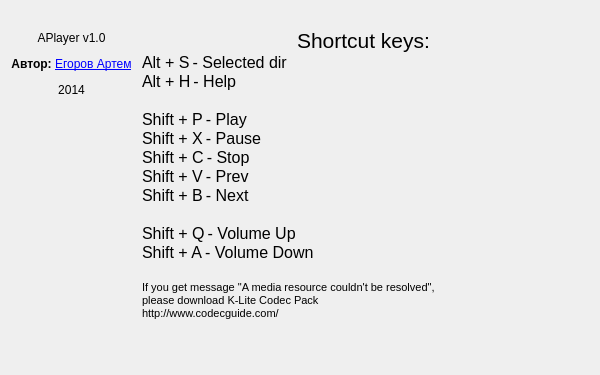
<?xml version="1.0" encoding="UTF-8"?>
<ui version="4.0">
 <class>About</class>
 <widget class="QWidget" name="About">
  <property name="windowModality">
   <enum>Qt::WindowModal</enum>
  </property>
  <property name="geometry">
   <rect>
    <x>0</x>
    <y>0</y>
    <width>600</width>
    <height>375</height>
   </rect>
  </property>
  <property name="minimumSize">
   <size>
    <width>600</width>
    <height>375</height>
   </size>
  </property>
  <property name="maximumSize">
   <size>
    <width>600</width>
    <height>375</height>
   </size>
  </property>
  <property name="baseSize">
   <size>
    <width>600</width>
    <height>375</height>
   </size>
  </property>
  <property name="windowTitle">
   <string>Help</string>
  </property>
  <property name="windowIcon">
   <iconset resource="res.qrc">
    <normaloff>:/icon/images/info.png</normaloff>:/icon/images/info.png</iconset>
  </property>
  <layout class="QVBoxLayout" name="verticalLayout">
   <item>
    <layout class="QHBoxLayout" name="horizontalLayout">
     <item>
      <layout class="QVBoxLayout" name="verticalLayout_2">
       <item>
        <widget class="QLabel" name="label">
         <property name="text">
          <string/>
         </property>
         <property name="pixmap">
          <pixmap resource="res.qrc">:/icon/images/Headphones_256.png</pixmap>
         </property>
        </widget>
       </item>
       <item>
        <widget class="QLabel" name="label_2">
         <property name="enabled">
          <bool>true</bool>
         </property>
         <property name="mouseTracking">
          <bool>true</bool>
         </property>
         <property name="focusPolicy">
          <enum>Qt::TabFocus</enum>
         </property>
         <property name="text">
          <string>&lt;html&gt;&lt;head/&gt;&lt;body&gt;&lt;p align=&quot;center&quot;&gt;APlayer v1.0&lt;/p&gt;&lt;p align=&quot;center&quot;&gt;&lt;span style=&quot; font-weight:600;&quot;&gt;Автор: &lt;/span&gt;&lt;span style=&quot; text-decoration: underline; color:#0000ff;&quot;&gt;Егоров Артем&lt;/span&gt;&lt;/p&gt;&lt;p align=&quot;center&quot;&gt;2014&lt;/p&gt;&lt;/body&gt;&lt;/html&gt;</string>
         </property>
         <property name="alignment">
          <set>Qt::AlignCenter</set>
         </property>
        </widget>
       </item>
       <item>
        <spacer name="verticalSpacer">
         <property name="orientation">
          <enum>Qt::Vertical</enum>
         </property>
         <property name="sizeHint" stdset="0">
          <size>
           <width>20</width>
           <height>40</height>
          </size>
         </property>
        </spacer>
       </item>
      </layout>
     </item>
     <item>
      <widget class="QTextBrowser" name="textBrowser">
       <property name="palette">
        <palette>
         <active>
          <colorrole role="WindowText">
           <brush brushstyle="SolidPattern">
            <color alpha="255">
             <red>0</red>
             <green>0</green>
             <blue>0</blue>
            </color>
           </brush>
          </colorrole>
          <colorrole role="Button">
           <brush brushstyle="LinearGradientPattern">
            <gradient startx="0.000000000000000" starty="0.000000000000000" endx="1.000000000000000" endy="0.000000000000000" type="LinearGradient" spread="PadSpread" coordinatemode="ObjectBoundingMode">
             <gradientstop position="0.000000000000000">
              <color alpha="0">
               <red>0</red>
               <green>0</green>
               <blue>0</blue>
              </color>
             </gradientstop>
             <gradientstop position="1.000000000000000">
              <color alpha="0">
               <red>255</red>
               <green>255</green>
               <blue>255</blue>
              </color>
             </gradientstop>
            </gradient>
           </brush>
          </colorrole>
          <colorrole role="Light">
           <brush brushstyle="SolidPattern">
            <color alpha="255">
             <red>255</red>
             <green>255</green>
             <blue>255</blue>
            </color>
           </brush>
          </colorrole>
          <colorrole role="Midlight">
           <brush brushstyle="SolidPattern">
            <color alpha="255">
             <red>227</red>
             <green>227</green>
             <blue>227</blue>
            </color>
           </brush>
          </colorrole>
          <colorrole role="Dark">
           <brush brushstyle="SolidPattern">
            <color alpha="255">
             <red>100</red>
             <green>100</green>
             <blue>100</blue>
            </color>
           </brush>
          </colorrole>
          <colorrole role="Mid">
           <brush brushstyle="SolidPattern">
            <color alpha="255">
             <red>133</red>
             <green>133</green>
             <blue>133</blue>
            </color>
           </brush>
          </colorrole>
          <colorrole role="Text">
           <brush brushstyle="SolidPattern">
            <color alpha="255">
             <red>0</red>
             <green>0</green>
             <blue>0</blue>
            </color>
           </brush>
          </colorrole>
          <colorrole role="BrightText">
           <brush brushstyle="SolidPattern">
            <color alpha="255">
             <red>255</red>
             <green>255</green>
             <blue>255</blue>
            </color>
           </brush>
          </colorrole>
          <colorrole role="ButtonText">
           <brush brushstyle="SolidPattern">
            <color alpha="255">
             <red>0</red>
             <green>0</green>
             <blue>0</blue>
            </color>
           </brush>
          </colorrole>
          <colorrole role="Base">
           <brush brushstyle="NoBrush">
            <color alpha="255">
             <red>0</red>
             <green>0</green>
             <blue>0</blue>
            </color>
           </brush>
          </colorrole>
          <colorrole role="Window">
           <brush brushstyle="LinearGradientPattern">
            <gradient startx="0.000000000000000" starty="0.000000000000000" endx="1.000000000000000" endy="0.000000000000000" type="LinearGradient" spread="PadSpread" coordinatemode="ObjectBoundingMode">
             <gradientstop position="0.000000000000000">
              <color alpha="0">
               <red>0</red>
               <green>0</green>
               <blue>0</blue>
              </color>
             </gradientstop>
             <gradientstop position="1.000000000000000">
              <color alpha="0">
               <red>255</red>
               <green>255</green>
               <blue>255</blue>
              </color>
             </gradientstop>
            </gradient>
           </brush>
          </colorrole>
          <colorrole role="Shadow">
           <brush brushstyle="SolidPattern">
            <color alpha="255">
             <red>0</red>
             <green>0</green>
             <blue>0</blue>
            </color>
           </brush>
          </colorrole>
          <colorrole role="AlternateBase">
           <brush brushstyle="SolidPattern">
            <color alpha="255">
             <red>227</red>
             <green>227</green>
             <blue>227</blue>
            </color>
           </brush>
          </colorrole>
          <colorrole role="ToolTipBase">
           <brush brushstyle="SolidPattern">
            <color alpha="255">
             <red>255</red>
             <green>255</green>
             <blue>220</blue>
            </color>
           </brush>
          </colorrole>
          <colorrole role="ToolTipText">
           <brush brushstyle="SolidPattern">
            <color alpha="255">
             <red>0</red>
             <green>0</green>
             <blue>0</blue>
            </color>
           </brush>
          </colorrole>
         </active>
         <inactive>
          <colorrole role="WindowText">
           <brush brushstyle="SolidPattern">
            <color alpha="255">
             <red>0</red>
             <green>0</green>
             <blue>0</blue>
            </color>
           </brush>
          </colorrole>
          <colorrole role="Button">
           <brush brushstyle="LinearGradientPattern">
            <gradient startx="0.000000000000000" starty="0.000000000000000" endx="1.000000000000000" endy="0.000000000000000" type="LinearGradient" spread="PadSpread" coordinatemode="ObjectBoundingMode">
             <gradientstop position="0.000000000000000">
              <color alpha="0">
               <red>0</red>
               <green>0</green>
               <blue>0</blue>
              </color>
             </gradientstop>
             <gradientstop position="1.000000000000000">
              <color alpha="0">
               <red>255</red>
               <green>255</green>
               <blue>255</blue>
              </color>
             </gradientstop>
            </gradient>
           </brush>
          </colorrole>
          <colorrole role="Light">
           <brush brushstyle="SolidPattern">
            <color alpha="255">
             <red>255</red>
             <green>255</green>
             <blue>255</blue>
            </color>
           </brush>
          </colorrole>
          <colorrole role="Midlight">
           <brush brushstyle="SolidPattern">
            <color alpha="255">
             <red>227</red>
             <green>227</green>
             <blue>227</blue>
            </color>
           </brush>
          </colorrole>
          <colorrole role="Dark">
           <brush brushstyle="SolidPattern">
            <color alpha="255">
             <red>100</red>
             <green>100</green>
             <blue>100</blue>
            </color>
           </brush>
          </colorrole>
          <colorrole role="Mid">
           <brush brushstyle="SolidPattern">
            <color alpha="255">
             <red>133</red>
             <green>133</green>
             <blue>133</blue>
            </color>
           </brush>
          </colorrole>
          <colorrole role="Text">
           <brush brushstyle="SolidPattern">
            <color alpha="255">
             <red>0</red>
             <green>0</green>
             <blue>0</blue>
            </color>
           </brush>
          </colorrole>
          <colorrole role="BrightText">
           <brush brushstyle="SolidPattern">
            <color alpha="255">
             <red>255</red>
             <green>255</green>
             <blue>255</blue>
            </color>
           </brush>
          </colorrole>
          <colorrole role="ButtonText">
           <brush brushstyle="SolidPattern">
            <color alpha="255">
             <red>0</red>
             <green>0</green>
             <blue>0</blue>
            </color>
           </brush>
          </colorrole>
          <colorrole role="Base">
           <brush brushstyle="NoBrush">
            <color alpha="255">
             <red>0</red>
             <green>0</green>
             <blue>0</blue>
            </color>
           </brush>
          </colorrole>
          <colorrole role="Window">
           <brush brushstyle="LinearGradientPattern">
            <gradient startx="0.000000000000000" starty="0.000000000000000" endx="1.000000000000000" endy="0.000000000000000" type="LinearGradient" spread="PadSpread" coordinatemode="ObjectBoundingMode">
             <gradientstop position="0.000000000000000">
              <color alpha="0">
               <red>0</red>
               <green>0</green>
               <blue>0</blue>
              </color>
             </gradientstop>
             <gradientstop position="1.000000000000000">
              <color alpha="0">
               <red>255</red>
               <green>255</green>
               <blue>255</blue>
              </color>
             </gradientstop>
            </gradient>
           </brush>
          </colorrole>
          <colorrole role="Shadow">
           <brush brushstyle="SolidPattern">
            <color alpha="255">
             <red>0</red>
             <green>0</green>
             <blue>0</blue>
            </color>
           </brush>
          </colorrole>
          <colorrole role="AlternateBase">
           <brush brushstyle="SolidPattern">
            <color alpha="255">
             <red>227</red>
             <green>227</green>
             <blue>227</blue>
            </color>
           </brush>
          </colorrole>
          <colorrole role="ToolTipBase">
           <brush brushstyle="SolidPattern">
            <color alpha="255">
             <red>255</red>
             <green>255</green>
             <blue>220</blue>
            </color>
           </brush>
          </colorrole>
          <colorrole role="ToolTipText">
           <brush brushstyle="SolidPattern">
            <color alpha="255">
             <red>0</red>
             <green>0</green>
             <blue>0</blue>
            </color>
           </brush>
          </colorrole>
         </inactive>
         <disabled>
          <colorrole role="WindowText">
           <brush brushstyle="SolidPattern">
            <color alpha="255">
             <red>100</red>
             <green>100</green>
             <blue>100</blue>
            </color>
           </brush>
          </colorrole>
          <colorrole role="Button">
           <brush brushstyle="LinearGradientPattern">
            <gradient startx="0.000000000000000" starty="0.000000000000000" endx="1.000000000000000" endy="0.000000000000000" type="LinearGradient" spread="PadSpread" coordinatemode="ObjectBoundingMode">
             <gradientstop position="0.000000000000000">
              <color alpha="0">
               <red>0</red>
               <green>0</green>
               <blue>0</blue>
              </color>
             </gradientstop>
             <gradientstop position="1.000000000000000">
              <color alpha="0">
               <red>255</red>
               <green>255</green>
               <blue>255</blue>
              </color>
             </gradientstop>
            </gradient>
           </brush>
          </colorrole>
          <colorrole role="Light">
           <brush brushstyle="SolidPattern">
            <color alpha="255">
             <red>255</red>
             <green>255</green>
             <blue>255</blue>
            </color>
           </brush>
          </colorrole>
          <colorrole role="Midlight">
           <brush brushstyle="SolidPattern">
            <color alpha="255">
             <red>227</red>
             <green>227</green>
             <blue>227</blue>
            </color>
           </brush>
          </colorrole>
          <colorrole role="Dark">
           <brush brushstyle="SolidPattern">
            <color alpha="255">
             <red>100</red>
             <green>100</green>
             <blue>100</blue>
            </color>
           </brush>
          </colorrole>
          <colorrole role="Mid">
           <brush brushstyle="SolidPattern">
            <color alpha="255">
             <red>133</red>
             <green>133</green>
             <blue>133</blue>
            </color>
           </brush>
          </colorrole>
          <colorrole role="Text">
           <brush brushstyle="SolidPattern">
            <color alpha="255">
             <red>100</red>
             <green>100</green>
             <blue>100</blue>
            </color>
           </brush>
          </colorrole>
          <colorrole role="BrightText">
           <brush brushstyle="SolidPattern">
            <color alpha="255">
             <red>255</red>
             <green>255</green>
             <blue>255</blue>
            </color>
           </brush>
          </colorrole>
          <colorrole role="ButtonText">
           <brush brushstyle="SolidPattern">
            <color alpha="255">
             <red>100</red>
             <green>100</green>
             <blue>100</blue>
            </color>
           </brush>
          </colorrole>
          <colorrole role="Base">
           <brush brushstyle="NoBrush">
            <color alpha="255">
             <red>0</red>
             <green>0</green>
             <blue>0</blue>
            </color>
           </brush>
          </colorrole>
          <colorrole role="Window">
           <brush brushstyle="LinearGradientPattern">
            <gradient startx="0.000000000000000" starty="0.000000000000000" endx="1.000000000000000" endy="0.000000000000000" type="LinearGradient" spread="PadSpread" coordinatemode="ObjectBoundingMode">
             <gradientstop position="0.000000000000000">
              <color alpha="0">
               <red>0</red>
               <green>0</green>
               <blue>0</blue>
              </color>
             </gradientstop>
             <gradientstop position="1.000000000000000">
              <color alpha="0">
               <red>255</red>
               <green>255</green>
               <blue>255</blue>
              </color>
             </gradientstop>
            </gradient>
           </brush>
          </colorrole>
          <colorrole role="Shadow">
           <brush brushstyle="SolidPattern">
            <color alpha="255">
             <red>0</red>
             <green>0</green>
             <blue>0</blue>
            </color>
           </brush>
          </colorrole>
          <colorrole role="AlternateBase">
           <brush brushstyle="SolidPattern">
            <color alpha="255">
             <red>200</red>
             <green>200</green>
             <blue>200</blue>
            </color>
           </brush>
          </colorrole>
          <colorrole role="ToolTipBase">
           <brush brushstyle="SolidPattern">
            <color alpha="255">
             <red>255</red>
             <green>255</green>
             <blue>220</blue>
            </color>
           </brush>
          </colorrole>
          <colorrole role="ToolTipText">
           <brush brushstyle="SolidPattern">
            <color alpha="255">
             <red>0</red>
             <green>0</green>
             <blue>0</blue>
            </color>
           </brush>
          </colorrole>
         </disabled>
        </palette>
       </property>
       <property name="mouseTracking">
        <bool>false</bool>
       </property>
       <property name="styleSheet">
        <string notr="true">QTextBrowser {
background-color: qlineargradient(spread:pad, x1:0, y1:0, x2:1, y2:0, stop:0 rgba(0, 0, 0, 0), stop:1 rgba(255, 255, 255, 0));
border: none;
}</string>
       </property>
       <property name="html">
        <string>&lt;!DOCTYPE HTML PUBLIC &quot;-//W3C//DTD HTML 4.0//EN&quot; &quot;http://www.w3.org/TR/REC-html40/strict.dtd&quot;&gt;
&lt;html&gt;&lt;head&gt;&lt;meta name=&quot;qrichtext&quot; content=&quot;1&quot; /&gt;&lt;style type=&quot;text/css&quot;&gt;
p, li { white-space: pre-wrap; }
&lt;/style&gt;&lt;/head&gt;&lt;body style=&quot; font-family:'MS Shell Dlg 2'; font-size:8.25pt; font-weight:400; font-style:normal;&quot;&gt;
&lt;p align=&quot;center&quot; style=&quot;-qt-paragraph-type:empty; margin-top:0px; margin-bottom:0px; margin-left:0px; margin-right:0px; -qt-block-indent:0; text-indent:0px;&quot;&gt;&lt;br /&gt;&lt;/p&gt;
&lt;p align=&quot;center&quot; style=&quot; margin-top:0px; margin-bottom:0px; margin-left:0px; margin-right:0px; -qt-block-indent:0; text-indent:0px;&quot;&gt;&lt;span style=&quot; font-size:16pt;&quot;&gt;Shortcut keys:&lt;/span&gt;&lt;/p&gt;
&lt;p style=&quot; margin-top:0px; margin-bottom:0px; margin-left:0px; margin-right:0px; -qt-block-indent:0; text-indent:0px;&quot;&gt;&lt;span style=&quot; font-size:12pt;&quot;&gt;Alt + S&lt;/span&gt; &lt;span style=&quot; font-size:12pt;&quot;&gt;- Selected dir&lt;/span&gt;&lt;/p&gt;
&lt;p style=&quot; margin-top:0px; margin-bottom:0px; margin-left:0px; margin-right:0px; -qt-block-indent:0; text-indent:0px;&quot;&gt;&lt;span style=&quot; font-size:12pt;&quot;&gt;Alt + H&lt;/span&gt; &lt;span style=&quot; font-size:12pt;&quot;&gt;- Help&lt;/span&gt;&lt;/p&gt;
&lt;p style=&quot;-qt-paragraph-type:empty; margin-top:0px; margin-bottom:0px; margin-left:0px; margin-right:0px; -qt-block-indent:0; text-indent:0px; font-size:12pt;&quot;&gt;&lt;br /&gt;&lt;/p&gt;
&lt;p style=&quot; margin-top:0px; margin-bottom:0px; margin-left:0px; margin-right:0px; -qt-block-indent:0; text-indent:0px;&quot;&gt;&lt;span style=&quot; font-size:12pt;&quot;&gt;Shift + P&lt;/span&gt; &lt;span style=&quot; font-size:12pt;&quot;&gt;- Play&lt;/span&gt;&lt;/p&gt;
&lt;p style=&quot; margin-top:0px; margin-bottom:0px; margin-left:0px; margin-right:0px; -qt-block-indent:0; text-indent:0px;&quot;&gt;&lt;span style=&quot; font-size:12pt;&quot;&gt;Shift + X&lt;/span&gt; &lt;span style=&quot; font-size:12pt;&quot;&gt;- Pause&lt;/span&gt;&lt;/p&gt;
&lt;p style=&quot; margin-top:0px; margin-bottom:0px; margin-left:0px; margin-right:0px; -qt-block-indent:0; text-indent:0px;&quot;&gt;&lt;span style=&quot; font-size:12pt;&quot;&gt;Shift + C&lt;/span&gt; &lt;span style=&quot; font-size:12pt;&quot;&gt;- Stop &lt;/span&gt;&lt;/p&gt;
&lt;p style=&quot; margin-top:0px; margin-bottom:0px; margin-left:0px; margin-right:0px; -qt-block-indent:0; text-indent:0px;&quot;&gt;&lt;span style=&quot; font-size:12pt;&quot;&gt;Shift + V&lt;/span&gt; &lt;span style=&quot; font-size:12pt;&quot;&gt;- Prev &lt;/span&gt;&lt;/p&gt;
&lt;p style=&quot; margin-top:0px; margin-bottom:0px; margin-left:0px; margin-right:0px; -qt-block-indent:0; text-indent:0px;&quot;&gt;&lt;span style=&quot; font-size:12pt;&quot;&gt;Shift + B&lt;/span&gt; &lt;span style=&quot; font-size:12pt;&quot;&gt;- Next &lt;/span&gt;&lt;/p&gt;
&lt;p style=&quot;-qt-paragraph-type:empty; margin-top:0px; margin-bottom:0px; margin-left:0px; margin-right:0px; -qt-block-indent:0; text-indent:0px; font-size:12pt;&quot;&gt;&lt;br /&gt;&lt;/p&gt;
&lt;p style=&quot; margin-top:0px; margin-bottom:0px; margin-left:0px; margin-right:0px; -qt-block-indent:0; text-indent:0px;&quot;&gt;&lt;span style=&quot; font-size:12pt;&quot;&gt;Shift + Q&lt;/span&gt; &lt;span style=&quot; font-size:12pt;&quot;&gt;- Volume Up&lt;/span&gt;&lt;/p&gt;
&lt;p style=&quot; margin-top:0px; margin-bottom:0px; margin-left:0px; margin-right:0px; -qt-block-indent:0; text-indent:0px;&quot;&gt;&lt;span style=&quot; font-size:12pt;&quot;&gt;Shift + A&lt;/span&gt; &lt;span style=&quot; font-size:12pt;&quot;&gt;- Volume Down&lt;/span&gt;&lt;/p&gt;
&lt;p style=&quot;-qt-paragraph-type:empty; margin-top:0px; margin-bottom:0px; margin-left:0px; margin-right:0px; -qt-block-indent:0; text-indent:0px; font-size:12pt;&quot;&gt;&lt;br /&gt;&lt;/p&gt;
&lt;p style=&quot; margin-top:0px; margin-bottom:0px; margin-left:0px; margin-right:0px; -qt-block-indent:0; text-indent:0px;&quot;&gt;&lt;span style=&quot; font-size:8pt; color:#000000;&quot;&gt;If you get message &amp;quot;A media resource couldn't be resolved&amp;quot;, &lt;/span&gt;&lt;/p&gt;
&lt;p style=&quot; margin-top:0px; margin-bottom:0px; margin-left:0px; margin-right:0px; -qt-block-indent:0; text-indent:0px;&quot;&gt;&lt;span style=&quot; font-size:8pt; color:#000000;&quot;&gt;please download &lt;/span&gt;&lt;span style=&quot; font-size:8pt;&quot;&gt;K-Lite Codec Pack&lt;/span&gt;&lt;/p&gt;
&lt;p style=&quot; margin-top:0px; margin-bottom:0px; margin-left:0px; margin-right:0px; -qt-block-indent:0; text-indent:0px;&quot;&gt;http://www.codecguide.com/&lt;/p&gt;&lt;/body&gt;&lt;/html&gt;</string>
       </property>
      </widget>
     </item>
    </layout>
   </item>
  </layout>
 </widget>
 <resources>
  <include location="res.qrc"/>
 </resources>
 <connections/>
</ui>
